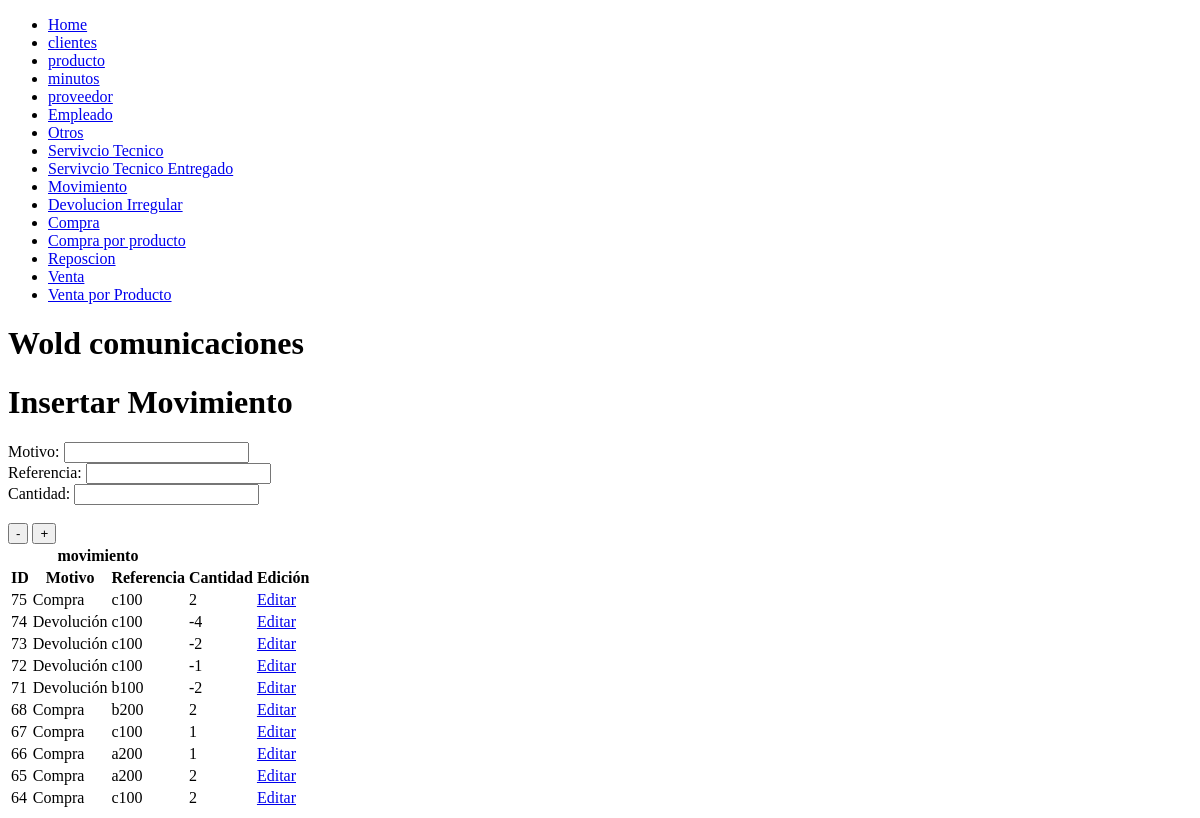
The app's page /index.php?pag=16, older data.
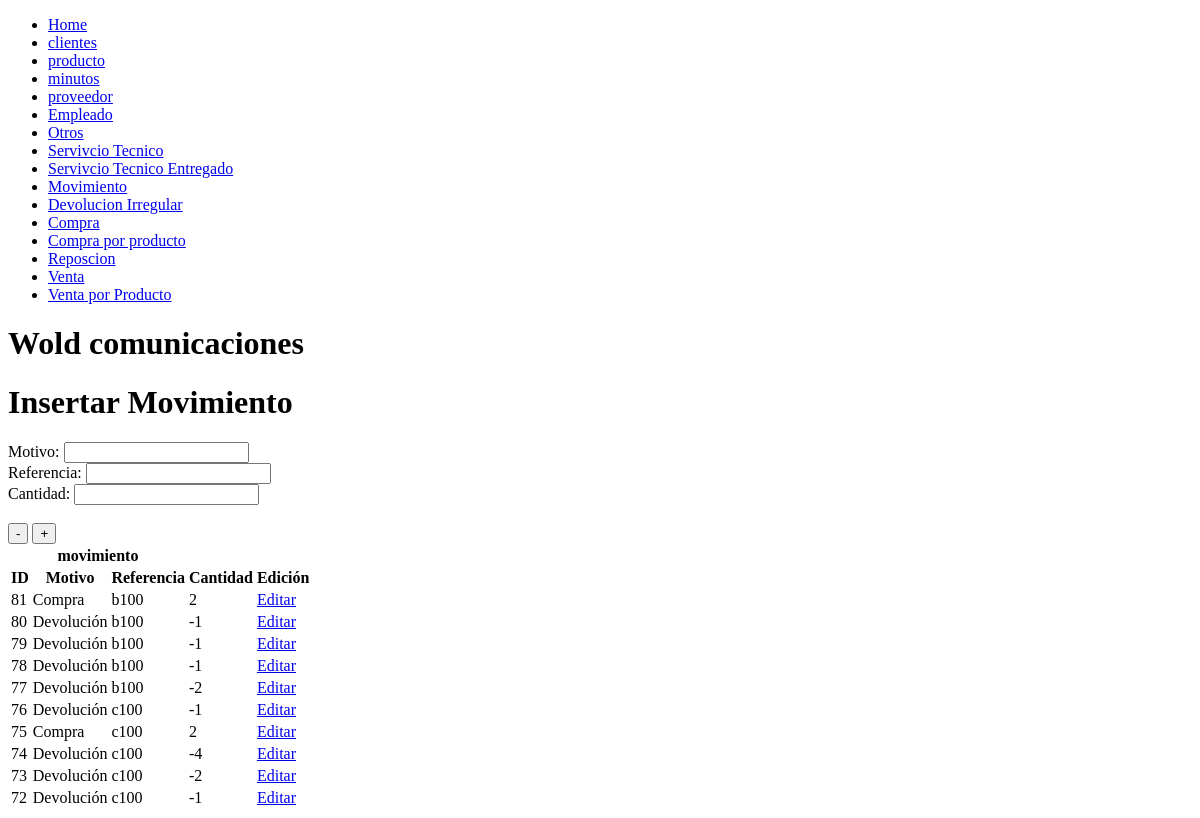
The same page, newer data.
### tables this page shows
CREATE TABLE IF NOT EXISTS `tbmovimiento` (
  `idmovimiento` int(11) NOT NULL,
  `motivo` varchar(30) NOT NULL,
  `referencia` varchar(20) NOT NULL,
  `cantidad` int(11) NOT NULL
);

### controlador/cmovimiento.php (called while the page is built, shortened)
<?php
	include('modelo/mmovimiento.php');
	$movimiento = new Mmovimiento();

### modelo/mmovimiento.php (called while the page is built, shortened)
<?php
	include_once('controlador/conexion.php');
	include_once('functions.php');
	class Mmovimiento extends Funciones
	{
		function consultar_movimiento()
		{
			$sql = "SELECT * FROM `tbmovimiento` ORDER BY idmovimiento DESC LIMIT 10";
			 return $this->SeleccionDatos($sql);
		}
	}

### modelo/functions.php (called while the page is built, shortened)
<?php
	class Funciones {
        function SeleccionDatos($consulta)
        {
                $conexionBD = new conexion();
                $conexionBD -> conectarBD();
                $datos = $conexionBD -> ejeCon($consulta, 0);
                return $datos;
        }
}

### controlador/configuracion.php (called while the page is built)
<?php
	$serv_bd = "localhost";
	$usu_bd = "root";
	$pass_bd = "";
	$bd = "bdwold";
?>

### controlador/conexion.php (called while the page is built, shortened)
<?php
	class conexion {
		function conectarBD() {
			include("configuracion.php");
			$this -> link = mysql_connect ($serv_bd, $usu_bd, $pass_bd);
			$bd2 = mysql_select_db($bd);
		}
		function ejeCon($con, $op) {
			$this -> resultado = mysql_query($con) or die("La consulta fallo: ". mysql_error());
			if($op == 0) {
				while ($linea = mysql_fetch_array($this -> resultado)) {
					$arrayResultado[] = $linea;
				}
			} else {
				$arrayResultado[] = 0;
			}
			$resarr = isset ($arrayResultado) ? $arrayResultado: NULL;
			if($resarr) {
				return $arrayResultado;
			}
		}
	}
?>

### vista/vmovimiento.php (the view, shortened to what this page needs)
<?php include('controlador/cmovimiento.php'); ?>
<div class="container-fluid">
	<h1>Insertar Movimiento</h1>
	<form action="" method="POST">
		<div class="form-group col-lg-6">
            <label for="">Motivo:</label>
            <input type=text list=descripcion name="motivo" required>
		</div>
		<div class="form-group col-lg-6">
            <label for="">Referencia:</label>
            <input type="text" class="form-control" name="referencia" required>
		</div>
		<div class="form-group col-lg-6">
            <label for="">Cantidad:</label>
            <input type="number" class="form-control" name="cantidad" required>
		</div>
		 <div class="form-group col-lg-6">
			<br>
            <input type="submit" name="Sale" class="btn btn-success" value="-">
            <input type="submit" name="Entra" class="btn btn-danger" value="+">
        </div>
	</form>
</div>
<?php $consultamovimiento = $movimiento->consultar_movimiento(); ?>
	<table class="table">
		<thead>
			<tr>
				<th colspan="3">movimiento</th>
			</tr>
			<tr>
				<th>ID</th>
				<th>Motivo</th>
				<th>Referencia</th>
				<th>Cantidad</th>
				<th>Edición</th>
			</tr>
		</thead>
		<tbody>
			<?php for($i=0;$i<count($consultamovimiento);$i++): ?>
				<tr>
					<td><?= $consultamovimiento[$i]['idmovimiento'] ?></td>
					<td><?= $consultamovimiento[$i]['motivo'] ?></td>
					<td><?= $consultamovimiento[$i]['referencia'] ?></td>
					<td><?= $consultamovimiento[$i]['cantidad'] ?></td>
					<td><a href="index.php?pag=17&id=<?= $consultamovimiento[$i]['idmovimiento'] ?>" class="btn btn-primary">Editar</a></td>
				</tr>
			<?php endfor; ?>
		</tbody>
	</table>

Row changes from the older to the newer data that the page shows:
no longer on this page (row unchanged): tbmovimiento: idmovimiento "71", motivo "Devolución", referencia "b100", cantidad "-2"
no longer on this page (row unchanged): tbmovimiento: idmovimiento "68", motivo "Compra", referencia "b200", cantidad "2"
no longer on this page (row unchanged): tbmovimiento: idmovimiento "67", motivo "Compra", referencia "c100", cantidad "1"
no longer on this page (row unchanged): tbmovimiento: idmovimiento "66", motivo "Compra", referencia "a200", cantidad "1"
no longer on this page (row unchanged): tbmovimiento: idmovimiento "65", motivo "Compra", referencia "a200", cantidad "2"
no longer on this page (row unchanged): tbmovimiento: idmovimiento "64", motivo "Compra", referencia "c100", cantidad "2"
added tbmovimiento: idmovimiento "81", motivo "Compra", referencia "b100", cantidad "2"
added tbmovimiento: idmovimiento "80", motivo "Devolución", referencia "b100", cantidad "-1"
added tbmovimiento: idmovimiento "79", motivo "Devolución", referencia "b100", cantidad "-1"
added tbmovimiento: idmovimiento "78", motivo "Devolución", referencia "b100", cantidad "-1"
added tbmovimiento: idmovimiento "77", motivo "Devolución", referencia "b100", cantidad "-2"
added tbmovimiento: idmovimiento "76", motivo "Devolución", referencia "c100", cantidad "-1"
